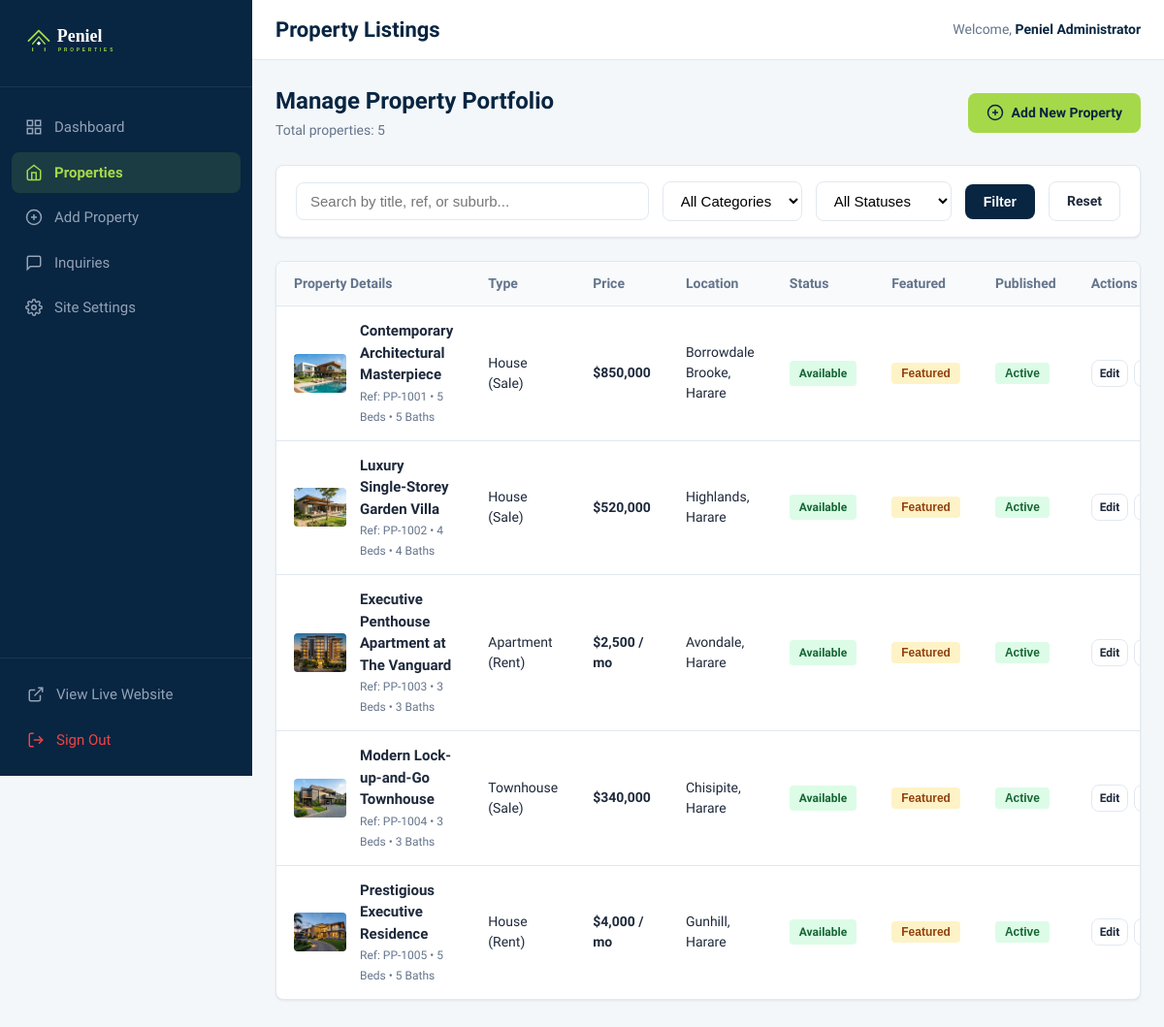
/admin/properties.php (signed in), run on the app's committed database.
### tables this page shows
CREATE TABLE `properties` (
  `id` INT UNSIGNED AUTO_INCREMENT PRIMARY KEY,
  `reference_no` VARCHAR(30) NOT NULL UNIQUE,
  `slug` VARCHAR(200) NOT NULL UNIQUE,
  `title` VARCHAR(255) NOT NULL,
  `description` MEDIUMTEXT NOT NULL,
  `category` ENUM('sale', 'rent') NOT NULL DEFAULT 'sale',
  `property_type` ENUM('house', 'apartment', 'townhouse', 'commercial', 'land') NOT NULL DEFAULT 'house',
  `price` DECIMAL(14,2) NOT NULL,
  `currency` VARCHAR(10) NOT NULL DEFAULT 'USD',
  `rental_frequency` ENUM('month', 'year', 'day') NULL DEFAULT NULL,
  `province` VARCHAR(80) NOT NULL DEFAULT 'Harare',
  `city` VARCHAR(80) NOT NULL DEFAULT 'Harare',
  `suburb` VARCHAR(100) NOT NULL,
  `address` VARCHAR(255) NULL,
  `bedrooms` INT UNSIGNED DEFAULT 0,
  `bathrooms` INT UNSIGNED DEFAULT 0,
  `garages` INT UNSIGNED DEFAULT 0,
  `floor_area_sqm` INT UNSIGNED DEFAULT NULL,
  `land_area_sqm` INT UNSIGNED DEFAULT NULL,
  `amenities` TEXT NULL COMMENT 'JSON array or comma separated list of property features',
  `cover_image` VARCHAR(255) NOT NULL,
  `status` ENUM('available', 'under_offer', 'sold', 'rented') NOT NULL DEFAULT 'available',
  `is_featured` TINYINT(1) NOT NULL DEFAULT 0,
  `is_published` TINYINT(1) NOT NULL DEFAULT 1,
  `views_count` INT UNSIGNED NOT NULL DEFAULT 0,
  `created_at` TIMESTAMP DEFAULT CURRENT_TIMESTAMP,
  `updated_at` TIMESTAMP DEFAULT CURRENT_TIMESTAMP ON UPDATE CURRENT_TIMESTAMP,
  INDEX `idx_category` (`category`),
  INDEX `idx_property_type` (`property_type`),
  INDEX `idx_city_suburb` (`city`, `suburb`),
  INDEX `idx_price` (`price`),
  INDEX `idx_status` (`status`),
  INDEX `idx_published_featured` (`is_published`, `is_featured`)
);

### app/helpers/helpers.php (called while the page is built, shortened)
<?php
function e(?string $value): string {
    return htmlspecialchars($value ?? '', ENT_QUOTES, 'UTF-8');
}
function url(string $path = ''): string {
    $path = ltrim($path, '/');
    return rtrim(BASE_URL, '/') . ($path !== '' ? '/' . $path : '');
}
function asset(string $path = ''): string {
    return url($path);
}
function format_price($price, string $currency = 'USD', ?string $frequency = null): string {
    $symbol = ($currency === 'USD') ? '$' : $currency . ' ';
    $formatted = $symbol . number_format((float)$price, 0);
    if (!empty($frequency)) {
        $freqMap = [
            'month' => '/ mo',
            'year'  => '/ yr',
            'day'   => '/ day'
        ];
        $formatted .= ' ' . ($freqMap[strtolower($frequency)] ?? '/ ' . $frequency);
    }
    return $formatted;
}

### admin/properties.php (the view, shortened to what this page needs)
<?php
require_once __DIR__ . '/includes/header.php';
$search = trim($_GET['search'] ?? '');
$page = max(1, (int)($_GET['page'] ?? 1));
$perPage = 15;
$offset = ($page - 1) * $perPage;
$where = ["1=1"];
$params = [];
$whereClause = implode(' AND ', $where);
$totalCount = 0;
$properties = [];
if ($db) {
    try {
        $countStmt = $db->prepare("SELECT COUNT(*) FROM properties WHERE $whereClause");
        $countStmt->execute($params);
        $totalCount = (int)$countStmt->fetchColumn();
        $query = "SELECT * FROM properties WHERE $whereClause ORDER BY created_at DESC LIMIT $perPage OFFSET $offset";
        $stmt = $db->prepare($query);
        $stmt->execute($params);
        $properties = $stmt->fetchAll();
    } catch (PDOException $e) {
        error_log("Properties Admin Query Error: " . $e->getMessage());
    }
}
?>
<div style="display: flex; justify-content: space-between; align-items: center; margin-bottom: 24px; flex-wrap: wrap; gap: 16px;">
  <div>
    <h2 style="font-size: 1.5rem; color: var(--admin-navy);">Manage Property Portfolio</h2>
    <span style="font-size: 0.875rem; color: var(--admin-muted);">Total properties: <?= $totalCount ?></span>
  </div>
  <a href="<?= url('admin/property-create.php') ?>" class="btn-admin btn-admin-lime">
    <svg width="18" height="18" viewBox="0 0 24 24" fill="none" stroke="currentColor" stroke-width="2">
      <circle cx="12" cy="12" r="10"></circle>
      <line x1="12" y1="8" x2="12" y2="16"></line>
      <line x1="8" y1="12" x2="16" y2="12"></line>
    </svg>
    Add New Property
  </a>
</div>
<div class="admin-card" style="padding: 16px 20px; margin-bottom: 24px;">
  <form action="" method="GET" style="display: flex; gap: 14px; align-items: center; flex-wrap: wrap;">
    <div style="flex: 1; min-width: 200px;">
      <input type="text" name="search" class="admin-input" placeholder="Search by title, ref, or suburb..." value="<?= e($search) ?>">
    </div>
    <div>
      <select name="category" class="admin-select" style="min-width: 140px;">
        <option value="">All Categories</option>
      </select>
    </div>
    <div>
      <select name="status" class="admin-select" style="min-width: 140px;">
        <option value="">All Statuses</option>
      </select>
    </div>
    <button type="submit" class="btn-admin btn-admin-primary">Filter</button>
    <a href="<?= url('admin/properties.php') ?>" class="btn-admin btn-admin-outline">Reset</a>
  </form>
</div>
<div class="admin-card">
  <?php if (!empty($properties)): ?>
    <div style="overflow-x: auto;">
      <table class="admin-table">
        <thead>
          <tr>
            <th>Property Details</th>
            <th>Type</th>
            <th>Price</th>
            <th>Location</th>
            <th>Status</th>
            <th>Featured</th>
            <th>Published</th>
            <th>Actions</th>
          </tr>
        </thead>
        <tbody>
          <?php foreach ($properties as $prop): ?>
            <tr>
              <td>
                <div style="display: flex; align-items: center; gap: 14px;">
                  <img src="<?= asset($prop['cover_image']) ?>" style="width: 54px; height: 40px; object-fit: cover; border-radius: 4px; flex-shrink: 0;">
                  <div>
                    <strong style="display: block; font-size: 0.9375rem;"><?= e($prop['title']) ?></strong>
                    <span style="font-size: 0.75rem; color: var(--admin-muted);">
                      Ref: <?= e($prop['reference_no']) ?> &bull; <?= (int)$prop['bedrooms'] ?> Beds &bull; <?= (int)$prop['bathrooms'] ?> Baths
                    </span>
                  </div>
                </div>
              </td>
              <td><span style="text-transform: capitalize;"><?= e($prop['property_type']) ?></span> (<?= ucfirst($prop['category']) ?>)</td>
              <td><strong><?= format_price($prop['price'], $prop['currency'], $prop['rental_frequency']) ?></strong></td>
              <td><?= e($prop['suburb']) ?>, <?= e($prop['city']) ?></td>
              <td>
                <span class="admin-badge badge-published" style="text-transform: capitalize;">
                  <?= str_replace('_', ' ', $prop['status']) ?>
                </span>
              </td>
              <td>
                <form action="" method="POST" style="display: inline;">
                  <button type="submit" style="background: none; border: none; cursor: pointer;" title="Click to toggle featured">
                    <span class="admin-badge <?= $prop['is_featured'] ? 'badge-new' : 'badge-draft' ?>">
                      <?= $prop['is_featured'] ? 'Featured' : 'Standard' ?>
                    </span>
                  </button>
                </form>
              </td>
              <td>
                <form action="" method="POST" style="display: inline;">
                  <button type="submit" style="background: none; border: none; cursor: pointer;" title="Click to toggle publish status">
                    <span class="admin-badge <?= $prop['is_published'] ? 'badge-published' : 'badge-draft' ?>">
                      <?= $prop['is_published'] ? 'Active' : 'Draft' ?>
                    </span>
                  </button>
                </form>
              </td>
              <td>
                <div style="display: flex; gap: 6px; align-items: center;">
                  <a href="<?= url('admin/property-edit.php?id=' . $prop['id']) ?>" class="btn-admin btn-admin-outline" style="padding: 4px 8px; font-size: 0.75rem;">
                    Edit
                  </a>
                  <a href="<?= url('property.php?id=' . $prop['id'] . '&slug=' . urlencode($prop['slug'])) ?>" target="_blank" class="btn-admin btn-admin-outline" style="padding: 4px 8px; font-size: 0.75rem;">
                  </a>
                </div>
              </td>
            </tr>
          <?php endforeach; ?>
        </tbody>
      </table>
    </div>
  <?php else: ?>
    <div style="padding: 48px; text-align: center; color: var(--admin-muted);">
      No properties found matching your criteria.
    </div>
  <?php endif; ?>
</div>
<?php require_once __DIR__ . '/includes/footer.php'; ?>

### assets/css/admin.css (style rules this page uses)
:root { --admin-navy: #082541; --admin-navy-light: #0B2D50; --admin-blue-accent: #123E68; --admin-lime: #A5D94A; --admin-lime-hover: #92C637; --admin-bg: #F4F7FA; --admin-card: #FFFFFF; --admin-border: #E2E8F0; --admin-text: #1E293B; --admin-muted: #64748B; --admin-radius: 8px; --admin-shadow: 0 1px 3px rgba(0, 0, 0, 0.05), 0 1px 2px rgba(0, 0, 0, 0.03); }
*, *::before, *::after { box-sizing: border-box; margin: 0; padding: 0; }
body { font-family: 'Plus Jakarta Sans', sans-serif; background-color: var(--admin-bg); color: var(--admin-text); line-height: 1.5; display: flex; min-height: 100vh; }
.admin-card { background-color: #FFFFFF; border-radius: var(--admin-radius); border: 1px solid var(--admin-border); box-shadow: var(--admin-shadow); overflow: hidden; margin-bottom: 32px; }
.admin-table { width: 100%; border-collapse: collapse; text-align: left; font-size: 0.875rem; }
.admin-table th { background-color: #F8FAFC; padding: 12px 18px; font-weight: 600; color: var(--admin-muted); border-bottom: 1px solid var(--admin-border); }
.admin-table td { padding: 14px 18px; border-bottom: 1px solid var(--admin-border); vertical-align: middle; }
.admin-table tr:last-child td { border-bottom: none; }
.admin-input, .admin-select, .admin-textarea { width: 100%; padding: 10px 14px; border: 1px solid var(--admin-border); border-radius: var(--admin-radius); background-color: #FFFFFF; font-size: 0.9375rem; outline: none; }
.admin-badge { display: inline-block; padding: 4px 10px; border-radius: 4px; font-size: 0.75rem; font-weight: 600; }
.badge-published { background: #DCFCE7; color: #166534; }
.badge-new { background: #FEF3C7; color: #92400E; }
.btn-admin { display: inline-flex; align-items: center; gap: 8px; padding: 9px 18px; border-radius: var(--admin-radius); font-size: 0.875rem; font-weight: 600; cursor: pointer; border: 1px solid transparent; text-decoration: none; }
.btn-admin-primary { background-color: var(--admin-navy); color: #FFFFFF; }
.btn-admin-lime { background-color: var(--admin-lime); color: var(--admin-navy); font-weight: 700; }
.btn-admin-outline { background: transparent; border-color: var(--admin-border); color: var(--admin-text); }

### data on the page
properties: cover_image (picture), title "Contemporary Architectural Masterpiece", reference_no "PP-1001", bedrooms "5", bathrooms "5", property_type "House", category "Sale", price+currency+rental_frequency "$850,000", suburb "Borrowdale Brooke", city "Harare", status "Available", is_featured "Featured", is_published "Active"
properties: cover_image (picture), title "Luxury Single-Storey Garden Villa", reference_no "PP-1002", bedrooms "4", bathrooms "4", property_type "House", category "Sale", price+currency+rental_frequency "$520,000", suburb "Highlands", city "Harare", status "Available", is_featured "Featured", is_published "Active"
properties: cover_image (picture), title "Executive Penthouse Apartment at The Vanguard", reference_no "PP-1003", bedrooms "3", bathrooms "3", property_type "Apartment", category "Rent", price+currency+rental_frequency "$2,500 / mo", suburb "Avondale", city "Harare", status "Available", is_featured "Featured", is_published "Active"
properties: cover_image (picture), title "Modern Lock-up-and-Go Townhouse", reference_no "PP-1004", bedrooms "3", bathrooms "3", property_type "Townhouse", category "Sale", price+currency+rental_frequency "$340,000", suburb "Chisipite", city "Harare", status "Available", is_featured "Featured", is_published "Active"
properties: cover_image (picture), title "Prestigious Executive Residence", reference_no "PP-1005", bedrooms "5", bathrooms "5", property_type "House", category "Rent", price+currency+rental_frequency "$4,000 / mo", suburb "Gunhill", city "Harare", status "Available", is_featured "Featured", is_published "Active"

### other printed values
$pageTitle "Property Listings"
$currentUser['full_name'] ?: $currentUser['username'] "Peniel Administrator"
$totalCount "5"
